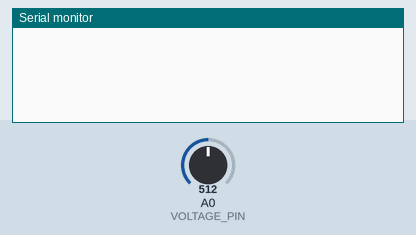
Bench run of a sketch on a simulated ESP8266 (NodeMCU). On the bench: the last lines printed to the serial monitor. Inputs (shaded band) come from the test bench; at power-on: A0 (VOLTAGE_PIN) = 512. WiFi joins after 1.5 s; servers stay silent unless stated.

Above: at 3.0 s.
3.1 s: A0 (VOLTAGE_PIN) set to 716
At 4.9 s:
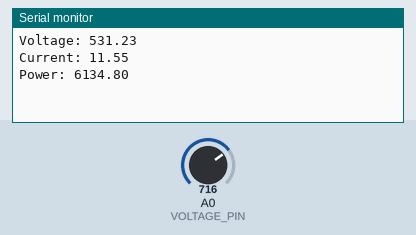
5.3 s: A0 (VOLTAGE_PIN) set to 900
At 6.5 s:
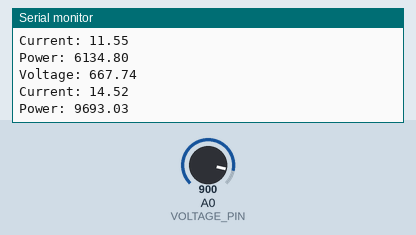

The sketch:

code.ino
```cpp
#define BLYNK_PRINT Serial

#include <ESP8266WiFi.h>
#include <BlynkSimpleEsp8266.h>

char auth[] = "YOUR_BLYNK_AUTH_TOKEN";
char ssid[] = "Energy Meter";
char pass[] = "passw";

#define VOLTAGE_PIN A0   // ZMPT101B
#define CURRENT_PIN A0   // CT sensor (same pin via circuit)

BlynkTimer timer;

// Calibration values (adjust during testing)
float voltageCal = 230.0;
float currentCal = 5.0;

void sendData() {
  int sensorValue = analogRead(A0);

  // Convert ADC to voltage (0–3.3V)
  float adcVoltage = sensorValue * (3.3 / 1023.0);

  // Approximate calculations (needs calibration)
  float voltage = adcVoltage * voltageCal;
  float current = adcVoltage * currentCal;

  float power = voltage * current;

  Serial.print("Voltage: "); Serial.println(voltage);
  Serial.print("Current: "); Serial.println(current);
  Serial.print("Power: "); Serial.println(power);

  // Send to Blynk
  Blynk.virtualWrite(V0, voltage);
  Blynk.virtualWrite(V1, current);
  Blynk.virtualWrite(V2, power);
}

void setup() {
  Serial.begin(9600);
  Blynk.begin(auth, ssid, pass);

  timer.setInterval(2000L, sendData);
}

void loop() {
  Blynk.run();
  timer.run();
}
```

Measured:
- after the input at 3.1 s, the serial monitor: prints a new line after 0.70 s (image 1)
- after the input at 5.3 s, the serial monitor: prints a new line after 0.50 s (image 2)
